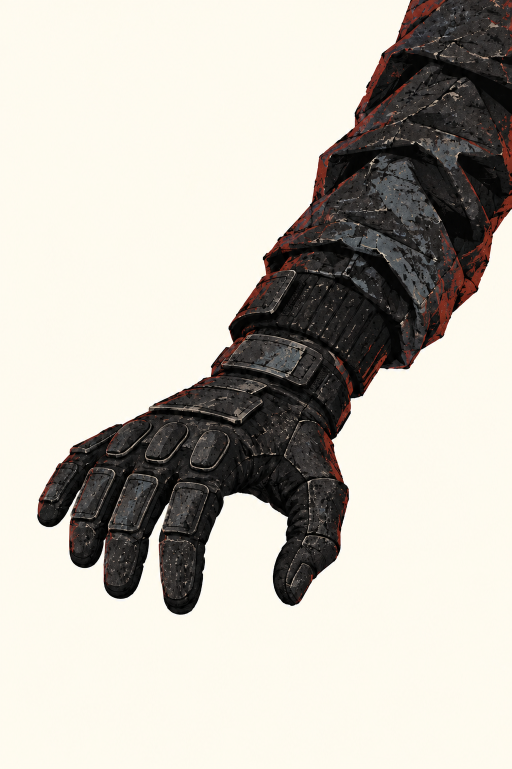
#> input picture assets/derived-down-trigger/down-trigger-illustrated-hand-open-provisional-v01.png, 1023 x 1537 px, found by its file name (shown at 1/2 size)
$ python clean_illustrated_hand_open_v01.py
#> lines starting #> are read from the running program, lines starting #| are printed output that depends on the picture; after the words box and inside, x2 and y2 are one past the last pixel; in counts of white or black regions, pixels touching at a corner belong together
from pathlib import Path
from collections import deque
import numpy as np
from PIL import Image, ImageFilter

ROOT = Path(r"C:\Users\waou9\Documents\NJ\Portfolio immersif Nicolas Jez - MASTER")
SOURCE = ROOT / "assets" / "derived-down-trigger" / "down-trigger-illustrated-hand-open-provisional-v01.png"
TARGET = ROOT / "assets" / "derived-down-trigger" / "down-trigger-illustrated-hand-open-provisional-v01-clean.png"

def main():
    image = Image.open(SOURCE).convert("RGBA")
    rgb = np.asarray(image, dtype=np.uint8)[..., :3]
#> rgb is the input picture: shape (1537, 1023, 3); mean R, G, B 193.2, 188.8, 180.2
    luma = 0.299 * rgb[..., 0] + 0.587 * rgb[..., 1] + 0.114 * rgb[..., 2]
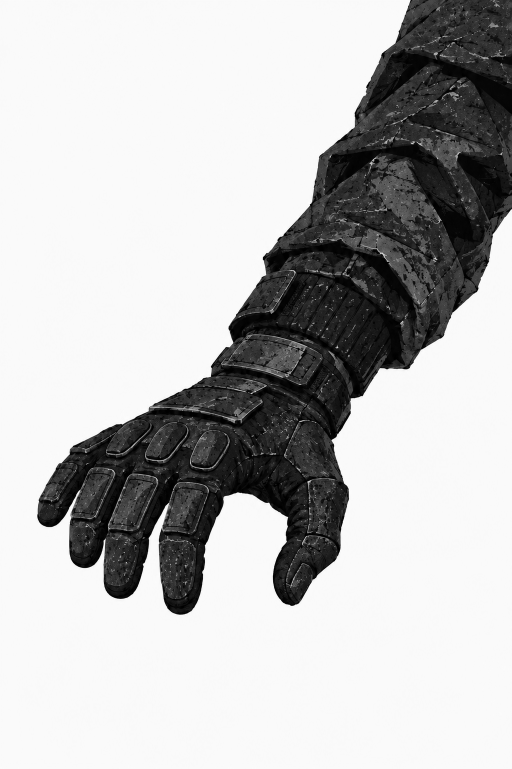
#> luma: shape (1537, 1023) float64 (shown at 1/2 size); min 0, max 255, mean 189.1
    chroma = rgb.max(axis=2).astype(int) - rgb.min(axis=2).astype(int)
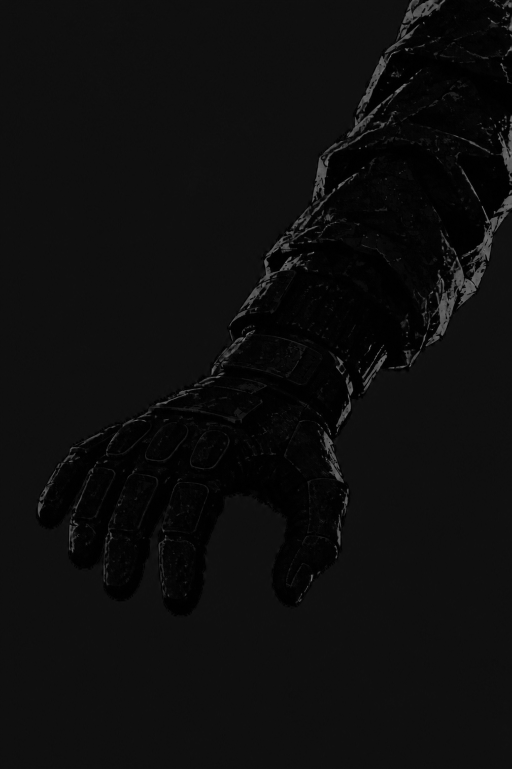
#> chroma: shape (1537, 1023) int64 (shown at 1/2 size); min 0, max 142, mean 13.3
    candidate = (luma < 178) | (chroma > 34)
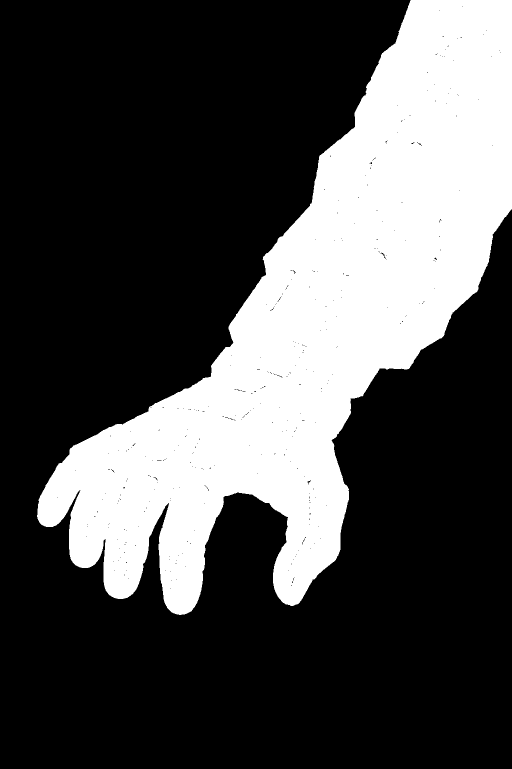
#> candidate: shape (1537, 1023) bool (shown at 1/2 size); 29.2% white; 1 white region, box (x1, y1, x2, y2) and area: (74, 0, 1023, 1230) 459075
    h, w = candidate.shape
#> h = 1537; w = 1023
    visited = np.zeros((h, w), dtype=bool)
    keep = np.zeros((h, w), dtype=bool)
    for y in range(h):
        for x in range(w):
            if not candidate[y, x] or visited[y, x]:
                continue
            q = deque([(x, y)])
            visited[y, x] = True
            points = []
            while q:
                px, py = q.popleft()
                points.append((px, py))
                for nx, ny in ((px - 1, py), (px + 1, py), (px, py - 1), (px, py + 1),
                               (px - 1, py - 1), (px + 1, py - 1), (px - 1, py + 1), (px + 1, py + 1)):
                    if 0 <= nx < w and 0 <= ny < h and candidate[ny, nx] and not visited[ny, nx]:
                        visited[ny, nx] = True
                        q.append((nx, ny))
            if len(points) >= 600:
                for px, py in points:
                    keep[py, px] = True
    alpha = Image.fromarray((keep * 255).astype(np.uint8), mode="L").filter(ImageFilter.GaussianBlur(0.55))
    image.putalpha(alpha)
    image.save(TARGET)
    print(TARGET)

if __name__ == "__main__":
    main()
